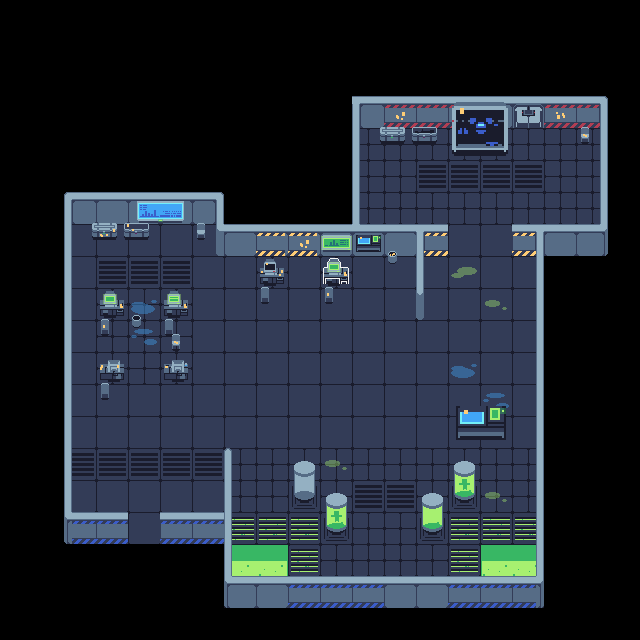

The image is a tile-based game level rendered from a .tmx file. Its description and complete source (layers, tilesets, objects, tile grids) follow:
An orthogonal 20x20 tile map with 32x32 px tiles, 6 tile layers (ground, wall, wallart, object, ...), 3 tilesets.

<map version="1.8" tiledversion="1.8.4" orientation="orthogonal" renderorder="right-down" width="20" height="20" tilewidth="32" tileheight="32" infinite="0" nextlayerid="7" nextobjectid="1">
 <tileset firstgid="1" name="tileset x1" tilewidth="32" tileheight="32" tilecount="851" columns="37">
  <image source="tileset x1.png" width="1184" height="736" />
 </tileset>
 <tileset firstgid="852" name="props and items x1" tilewidth="32" tileheight="32" tilecount="528" columns="24">
  <image source="props and items x1.png" width="768" height="704" />
 </tileset>
 <tileset firstgid="1380" name="props and items x2" tilewidth="32" tileheight="32" tilecount="2112" columns="48">
  <image source="props and items x2.png" width="1536" height="1408" />
 </tileset>
 <layer id="1" name="ground" width="20" height="20">
  <data encoding="csv">
0,0,0,0,0,0,0,0,0,0,0,0,0,0,0,0,0,0,0,0,
0,0,0,0,0,0,0,0,0,0,0,0,0,0,0,0,0,0,0,0,
0,0,0,0,0,0,0,0,0,0,0,0,0,0,0,0,0,0,0,0,
0,0,0,0,0,0,0,0,0,0,0,0,0,0,0,0,0,0,0,0,
0,0,0,0,0,0,0,0,0,0,0,71,71,71,71,71,71,71,71,0,
0,0,0,0,0,0,0,0,0,0,0,71,71,70,70,70,70,71,71,0,
0,0,0,0,0,0,0,0,0,0,0,71,71,71,71,71,71,71,71,0,
0,0,72,72,72,72,72,0,0,0,0,0,72,72,72,72,72,72,0,0,
0,0,72,70,70,70,72,72,71,72,71,72,72,72,72,72,72,0,0,0,
0,0,72,71,71,71,72,72,72,72,72,72,72,72,72,72,72,0,0,0,
0,0,72,71,71,71,72,72,72,72,72,72,72,72,72,72,72,0,0,0,
0,0,72,71,71,71,72,72,72,72,72,72,72,72,72,72,72,0,0,0,
0,0,72,72,72,72,72,72,72,72,72,72,72,72,72,72,72,0,0,0,
0,0,72,72,72,72,72,72,72,72,72,72,72,72,72,72,72,0,0,0,
0,0,70,70,70,70,70,71,71,71,71,71,71,71,71,71,71,0,0,0,
0,0,72,72,72,72,72,71,71,107,71,70,70,71,107,71,71,0,0,0,
0,0,0,0,72,0,0,74,74,74,107,71,71,107,74,74,74,0,0,0,
0,0,0,0,0,0,0,110,110,74,71,71,71,71,74,110,110,0,0,0,
0,0,0,0,0,0,0,71,71,71,71,71,71,71,71,71,71,0,0,0,
0,0,0,0,0,0,0,0,0,0,0,0,0,0,0,0,0,0,0,0
</data>
 </layer>
 <layer id="2" name="wall" width="20" height="20">
  <data encoding="csv">
0,0,0,0,0,0,0,0,0,0,0,0,0,0,0,0,0,0,0,0,
0,0,0,0,0,0,0,0,0,0,0,0,0,0,0,0,0,0,0,0,
0,0,0,0,0,0,0,0,0,0,0,0,0,0,0,0,0,0,0,0,
0,0,0,0,0,0,0,0,0,0,0,5,376,376,376,376,0,376,9,0,
0,0,0,0,0,0,0,0,0,0,0,76,0,0,0,0,0,0,306,0,
0,0,0,0,0,0,0,0,0,0,0,76,0,0,0,0,0,0,84,0,
0,0,3,376,376,376,9,0,0,0,0,76,0,0,0,0,0,0,84,0,
0,0,76,0,0,0,46,376,376,376,376,375,6,5,0,0,7,376,379,0,
0,0,76,0,0,0,0,0,0,0,0,0,0,76,0,0,84,0,0,0,
0,0,76,0,0,0,0,0,0,0,0,0,0,113,0,0,84,0,0,0,
0,0,76,0,0,0,0,0,0,0,0,0,0,0,0,0,84,0,0,0,
0,0,76,0,0,0,0,0,0,0,0,0,0,0,0,0,84,0,0,0,
0,0,76,0,0,0,0,0,0,0,0,0,0,0,0,0,84,0,0,0,
0,0,76,0,0,0,0,0,0,0,0,0,0,0,0,0,84,0,0,0,
0,0,76,0,0,0,0,150,0,0,0,0,0,0,0,0,84,0,0,0,
0,0,76,0,0,0,0,76,0,0,0,0,0,0,0,0,84,0,0,0,
0,0,373,376,0,376,376,76,0,0,0,0,0,0,0,0,84,0,0,0,
0,0,0,0,0,0,0,298,0,0,0,0,0,0,0,0,306,0,0,0,
0,0,0,0,0,0,0,373,376,376,376,376,376,376,376,376,379,0,0,0,
0,0,0,0,0,0,0,0,0,0,0,0,0,0,0,0,0,0,0,0
</data>
 </layer>
 <layer id="5" name="wallart" width="20" height="20">
  <data encoding="csv">
0,0,0,0,0,0,0,0,0,0,0,0,0,0,0,0,0,0,0,0,
0,0,0,0,0,0,0,0,0,0,0,0,0,0,0,0,0,0,0,0,
0,0,0,0,0,0,0,0,0,0,0,0,0,0,0,0,0,0,0,0,
0,0,0,0,0,0,0,0,0,0,0,0,730,730,730,0,0,730,469,0,
0,0,0,0,0,0,0,0,0,0,0,0,0,0,0,0,0,0,0,0,
0,0,0,0,0,0,0,0,0,0,0,0,0,0,0,0,0,0,0,0,
0,0,0,0,0,0,0,0,0,0,0,0,0,0,0,0,0,0,0,0,
0,0,0,0,0,0,0,0,525,525,0,0,0,448,0,0,451,0,0,0,
0,0,0,0,0,0,0,0,0,0,0,0,0,0,876,0,0,0,0,0,
0,0,0,0,0,0,0,0,0,0,0,0,0,0,0,877,0,0,0,0,
0,0,0,0,0,0,0,0,0,0,0,0,0,0,0,0,0,0,0,0,
0,0,0,0,0,0,0,0,0,0,0,0,0,0,880,0,0,0,0,0,
0,0,0,0,0,0,0,0,0,0,0,0,0,0,0,879,0,0,0,0,
0,0,0,0,0,0,0,0,0,0,0,0,0,0,0,0,0,0,0,0,
0,0,0,0,0,0,0,0,0,0,877,0,0,0,0,0,0,0,0,0,
0,0,0,0,0,0,0,0,0,0,0,0,0,0,0,877,0,0,0,0,
0,0,21,22,0,22,22,0,0,0,0,0,0,0,0,0,0,0,0,0,
0,0,0,0,0,0,0,0,0,0,0,0,0,0,0,0,0,0,0,0,
0,0,0,0,0,0,0,0,0,22,22,22,0,0,22,22,24,0,0,0,
0,0,0,0,0,0,0,0,0,0,0,0,0,0,0,0,0,0,0,0
</data>
 </layer>
 <layer id="3" name="object" width="20" height="20">
  <data encoding="csv">
0,0,0,0,0,0,0,0,0,0,0,0,0,0,0,0,0,0,0,0,
0,0,0,0,0,0,0,0,0,0,0,0,0,0,0,0,0,0,0,0,
0,0,0,0,0,0,0,0,0,0,0,0,0,0,0,0,0,0,0,0,
0,0,0,0,0,0,0,0,0,0,0,0,889,0,1882,1883,0,890,0,0,
0,0,0,0,0,0,0,0,0,0,0,0,0,0,1930,1931,0,0,0,0,
0,0,0,0,0,0,0,0,0,0,0,0,0,0,0,0,0,0,0,0,
0,0,0,0,948,949,0,0,0,0,0,0,0,0,0,0,0,0,0,0,
0,0,0,0,0,0,0,0,0,889,859,910,0,0,0,0,0,0,0,0,
0,0,0,0,0,0,0,0,924,0,900,0,0,0,0,0,0,0,0,0,
0,0,0,900,880,903,0,0,0,0,0,0,0,0,0,0,0,0,0,0,
0,0,0,0,879,1034,0,0,0,0,0,0,0,0,0,0,0,0,0,0,
0,0,0,907,0,908,0,0,0,0,0,0,0,0,0,0,0,0,0,0,
0,0,0,0,0,0,0,0,0,0,0,0,0,0,1592,1593,0,0,0,0,
0,0,0,0,0,0,0,0,0,0,0,0,0,0,1640,1641,0,0,0,0,
0,0,0,0,0,0,0,0,0,1092,0,0,0,0,996,0,0,0,0,0,
0,0,0,0,0,0,0,0,0,1116,996,0,0,1044,1020,0,0,0,0,0,
0,0,0,0,0,0,0,0,0,0,1020,0,0,1068,0,0,0,0,0,0,
0,0,0,0,0,0,0,0,111,0,0,0,0,0,0,109,0,0,0,0,
0,0,0,0,0,0,0,0,0,0,0,0,0,0,0,0,0,0,0,0,
0,0,0,0,0,0,0,0,0,0,0,0,0,0,0,0,0,0,0,0
</data>
 </layer>
 <layer id="6" name="object2" width="20" height="20" offsetx="-7" offsety="-15">
  <data encoding="csv">
0,0,0,0,0,0,0,0,0,0,0,0,0,0,0,0,0,0,0,0,
0,0,0,0,0,0,0,0,0,0,0,0,0,0,0,0,0,0,0,0,
0,0,0,0,0,0,0,0,0,0,0,0,0,0,0,0,0,0,0,0,
0,0,0,0,0,0,0,0,0,0,0,0,0,0,0,0,0,0,0,0,
0,0,0,0,0,0,0,0,0,0,0,0,1007,1008,0,0,0,0,1034,0,
0,0,0,0,0,0,0,0,0,0,0,0,0,0,0,0,0,0,0,0,
0,0,0,0,0,0,0,0,0,0,0,0,0,0,0,0,0,0,0,0,
0,0,0,1009,1010,0,1032,0,0,0,0,0,0,0,0,0,0,0,0,0,
0,0,0,0,0,0,0,0,0,0,0,0,853,0,0,0,0,0,0,0,
0,0,0,0,0,0,0,0,1031,0,1033,0,0,0,0,0,0,0,0,0,
0,0,0,1033,852,1031,0,0,0,0,0,0,0,0,0,0,0,0,0,0,
0,0,0,0,0,0,0,0,0,0,0,0,0,0,0,0,0,0,0,0,
0,0,0,1031,0,0,0,0,0,0,0,0,0,0,0,0,0,0,0,0,
0,0,0,0,0,0,0,0,0,0,0,0,0,0,0,0,0,0,0,0,
0,0,0,0,0,0,0,0,0,0,0,0,0,0,0,0,0,0,0,0,
0,0,0,0,0,0,0,0,0,0,0,0,0,0,0,0,0,0,0,0,
0,0,0,0,0,0,0,0,0,0,0,0,0,0,0,0,0,0,0,0,
0,0,0,0,0,0,0,0,0,0,0,0,0,0,0,0,0,0,0,0,
0,0,0,0,0,0,0,0,0,0,0,0,0,0,0,0,0,0,0,0,
0,0,0,0,0,0,0,0,0,0,0,0,0,0,0,0,0,0,0,0
</data>
 </layer>
 <layer id="4" name="interact" width="20" height="20">
  <data encoding="csv">
0,0,0,0,0,0,0,0,0,0,0,0,0,0,0,0,0,0,0,0,
0,0,0,0,0,0,0,0,0,0,0,0,0,0,0,0,0,0,0,0,
0,0,0,0,0,0,0,0,0,0,0,0,0,0,0,0,0,0,0,0,
0,0,0,0,0,0,0,0,0,0,0,0,0,0,0,0,1284,0,0,0,
0,0,0,0,0,0,0,0,0,0,0,0,0,0,0,0,0,0,0,0,
0,0,0,0,0,0,0,0,0,0,0,0,0,0,0,0,0,0,0,0,
0,0,0,0,0,0,0,0,0,0,0,0,0,0,0,0,0,0,0,0,
0,0,0,0,0,0,0,0,0,0,0,0,0,0,0,0,0,0,0,0,
0,0,0,0,0,0,0,0,0,0,925,0,0,0,0,0,0,0,0,0,
0,0,0,0,0,0,0,0,0,0,0,0,0,0,0,0,0,0,0,0,
0,0,0,0,0,0,0,0,0,0,0,0,0,0,0,0,0,0,0,0,
0,0,0,0,0,0,0,0,0,0,0,0,0,0,0,0,0,0,0,0,
0,0,0,0,0,0,0,0,0,0,0,0,0,0,0,0,0,0,0,0,
0,0,0,0,0,0,0,0,0,0,0,0,0,0,0,0,0,0,0,0,
0,0,0,0,0,0,0,0,0,0,0,0,0,0,0,0,0,0,0,0,
0,0,0,0,0,0,0,0,0,0,0,0,0,0,0,0,0,0,0,0,
0,0,0,0,0,0,0,0,0,0,0,0,0,0,0,0,0,0,0,0,
0,0,0,0,0,0,0,0,0,0,0,0,0,0,0,0,0,0,0,0,
0,0,0,0,0,0,0,0,0,0,0,0,0,0,0,0,0,0,0,0,
0,0,0,0,0,0,0,0,0,0,0,0,0,0,0,0,0,0,0,0
</data>
 </layer>
</map>
